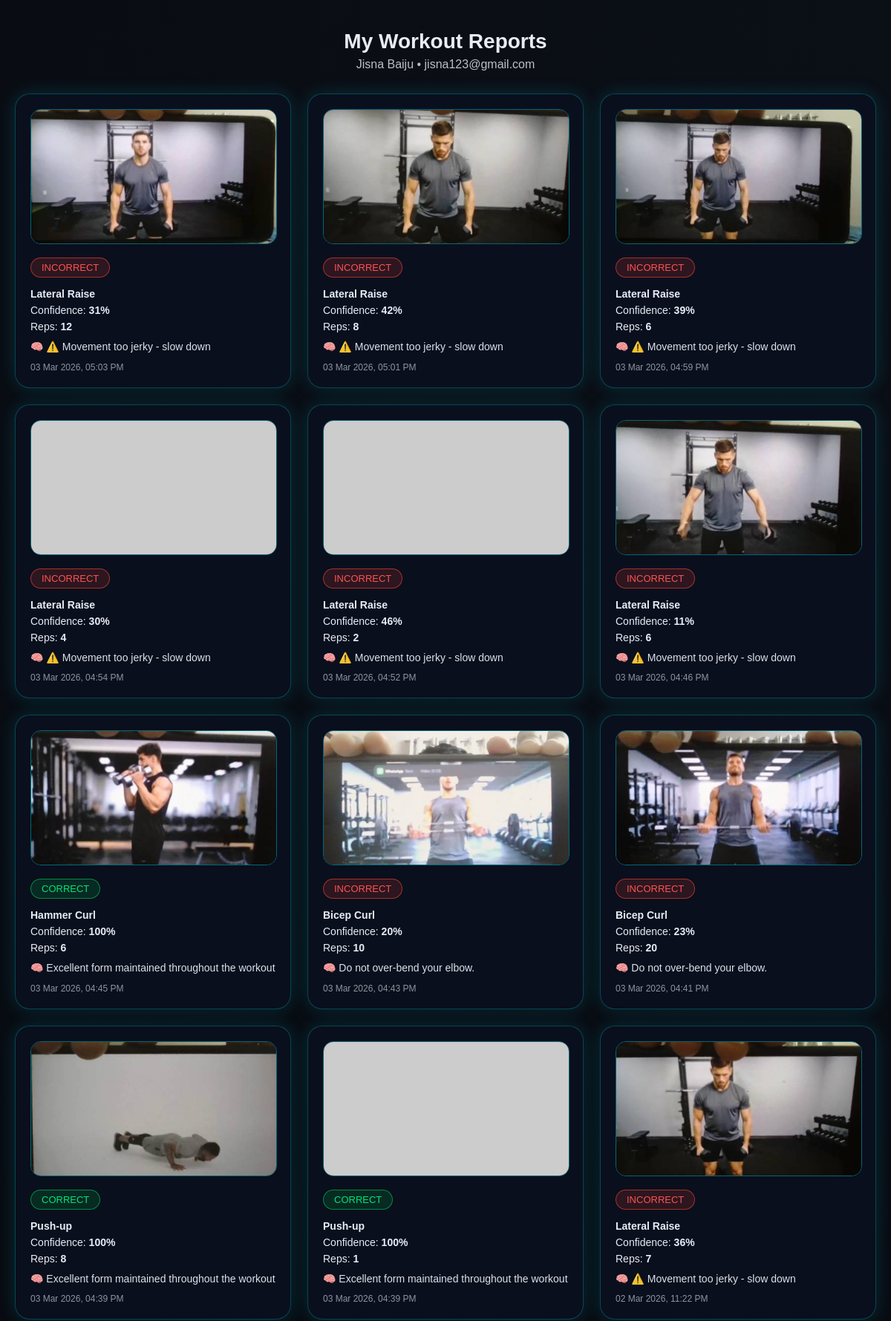
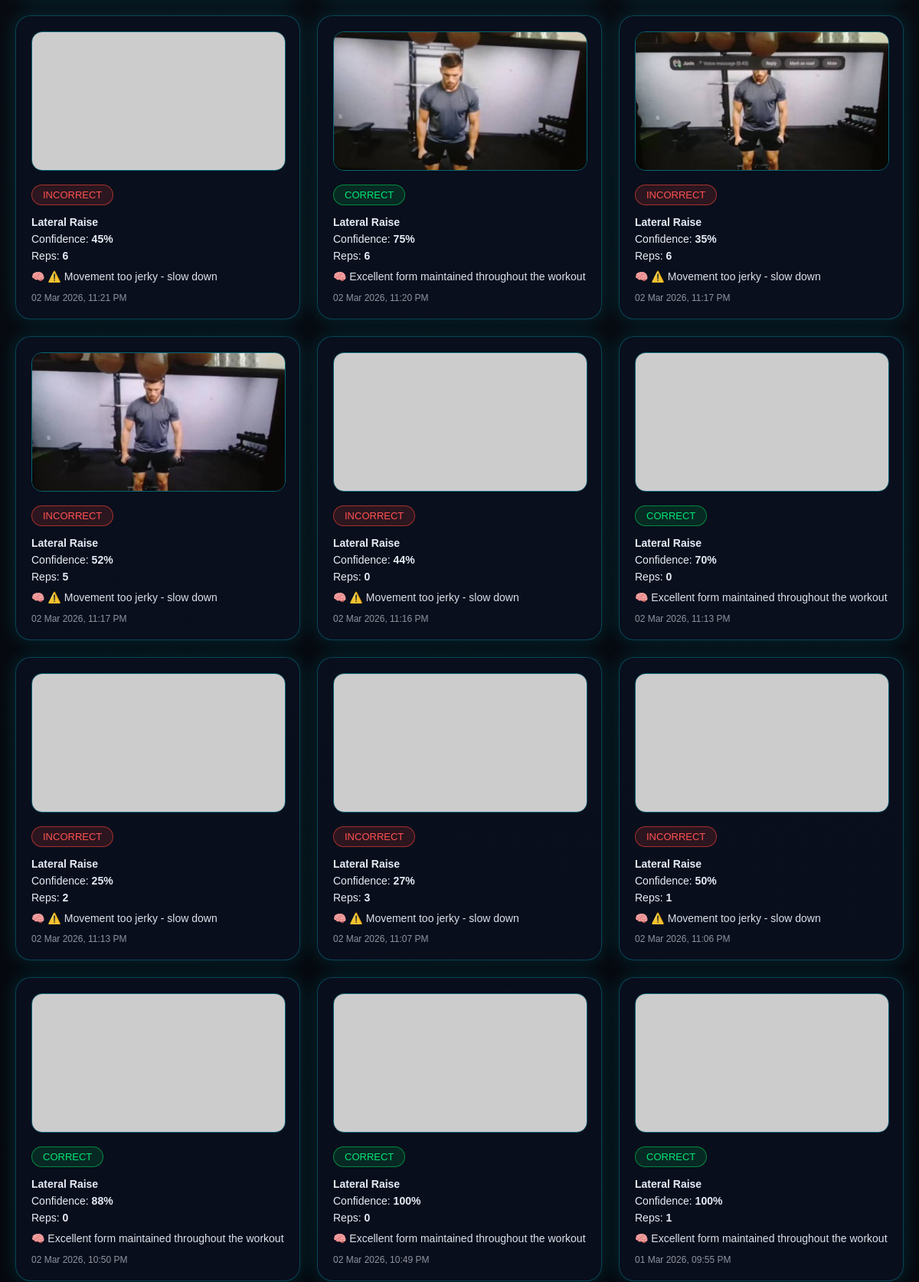
The app's page /workout_report_list/ (signed in, upper part) with its own data (2 pictures, top to bottom).
### aifitnesscoach_app/models.py (models this page shows, shortened)
class Register(models.Model):
    name=models.CharField(max_length=100,null=True,blank=True)
    email=models.EmailField(null=True,blank=True,unique=True)
    age=models.IntegerField(null=True,blank=True)
    gender=models.CharField(max_length=10,null=True,blank=True)
    height=models.IntegerField(null=True,blank=True)
    weight=models.IntegerField(null=True,blank=True)
    image=models.FileField(upload_to="profile_image/",null=True,blank=True)
    password=models.CharField(max_length=30,null=True,blank=True)
    FITNESS_CHOICES=[
        ('musclebuilding','musclebuilding'),
        ('weightloss','weightloss'),
        ('weightgain','weightgain'),
        ('bodybuilding','bodybuilding'),
        ('fitness','fitness'),
    ]
    fitnessgoal=models.CharField(max_length=30,null=True,blank=True,choices=FITNESS_CHOICES)
    loggedin_at=models.DateTimeField(auto_now_add=True,null=True)
    subscription_plan = models.ForeignKey(
        Subscriptionplan,
        on_delete=models.SET_NULL,
        null=True,
        blank=True
    )

class WorkoutAnalysis(models.Model):
    POSTURE_STATUS = [
        ("CORRECT", "Correct"),
        ("INCORRECT", "Incorrect"),
    ]
    user = models.ForeignKey(
        Register,
        on_delete=models.CASCADE,
        related_name="workout_analyses",
        null=True,
        blank=True
    )
    image = models.ImageField(upload_to="workouts/", null=True, blank=True)
    workout_name = models.CharField(
        max_length=100,
        null=True,
        blank=True
    )
    posture_status = models.CharField(
        max_length=10,
        choices=POSTURE_STATUS,
        null=True,
        blank=True
    )
    confidence_score = models.IntegerField(
        null=True,
        blank=True
    )
    ai_feedback = models.TextField(
        null=True,
        blank=True
    )
    rep_count = models.IntegerField(default=0)
    duration_seconds = models.IntegerField(
        null=True,
        blank=True
    )
    analyzed_at = models.DateTimeField(auto_now_add=True)
    class Meta:
        ordering = ["-analyzed_at"]

### aifitnesscoach_app/views.py (the view)
# urls.py: path("workout_report_list/", views.workout_report_list, name="workout_report_list"),
def workout_report_list(request):
    if 'email' not in request.session:
        return redirect('login')  # change if your login url name is different
    email = request.session['email']
    try:
        user = Register.objects.get(email=email)
    except Register.DoesNotExist:
        return redirect('login')
    reports = WorkoutAnalysis.objects.filter(user=user).order_by('-analyzed_at')
    return render(
        request,
        "workout_report_list.html",
        {
            "user": user,
            "reports": reports
        }
    )

### aifitnesscoach_app/templates/workout_report_list.html (shortened to what this page needs)
<!DOCTYPE html>
<html lang="en">
<head>
</head>
<body>
<div class="header">
    <h2>My Workout Reports</h2>
    <p>{{ user.name }} • {{ user.email }}</p>
</div>
{% if reports %}
<div class="grid">
{% for r in reports %}
<div class="card">
    {% if r.image %}
        <img src="{{ r.image.url }}" alt="Workout Image">
    {% else %}
        <img src="https://via.placeholder.com/400x250?text=Workout+Snapshot" alt="No Image">
    {% endif %}
    <span class="badge {{ r.posture_status }}">
        {{ r.posture_status|default:"UNKNOWN" }}
    </span>
    <div class="meta">
        <strong>{{ r.workout_name|default:"Workout Session" }}</strong>
    </div>
    <div class="meta">
        Confidence: <strong>{{ r.confidence_score|default:0 }}%</strong>
    </div>
    {% if r.duration_seconds %}
        <div class="meta">
            Duration: <strong>{{ r.duration_seconds }} seconds</strong>
        </div>
    {% else %}
        <div class="meta">
            Reps: <strong>{{ r.rep_count }}</strong>
        </div>
    {% endif %}
    <div class="feedback">
        🧠 {{ r.ai_feedback|default:"No posture feedback recorded." }}
    </div>
    <div class="date">
        {{ r.analyzed_at|date:"d M Y, h:i A" }}
    </div>
</div>
{% endfor %}
</div>
{% else %}
<div class="empty">
    <h3>No workout reports yet</h3>
    <p>Start a workout scan to see your history here.</p>
</div>
{% endif %}
</body>
</html>

### aifitnesscoach_app/templates/workout_report_list.html (style rules this page uses)
body { margin:0; padding:40px 20px; background:radial-gradient(circle at top right,#0b0f16,#020409 70%); font-family:Poppins,sans-serif; color:#e8ecf7; }
.header { text-align:center; margin-bottom:30px; }
.header h2 { margin:0; font-size:28px; }
.header p { opacity:.8; margin-top:6px; }
.grid { display:grid; grid-template-columns:repeat(auto-fit,minmax(280px,1fr)); gap:22px; max-width:1200px; margin:auto; }
.card { background:rgba(10,16,30,.9); border-radius:20px; padding:20px; border:1px solid rgba(0,229,255,.25); box-shadow:0 0 24px rgba(0,229,255,.15); transition:.25s; }
.card img { width:100%; height:180px; object-fit:cover; border-radius:14px; margin-bottom:14px; border:1px solid rgba(0,229,255,.4); }
.badge { display:inline-block; padding:5px 14px; border-radius:20px; font-size:13px; margin-bottom:8px; }
.CORRECT { background:rgba(0,200,83,.15); color:#00e676; border:1px solid rgba(0,200,83,.6); }
.INCORRECT { background:rgba(244,67,54,.15); color:#ff5252; border:1px solid rgba(244,67,54,.6); }
.meta { font-size:14px; margin:6px 0; }
.meta strong { font-weight:600; }
.feedback { margin-top:10px; font-size:14px; opacity:.95; line-height:1.4; }
.date { margin-top:10px; font-size:12px; opacity:.6; }

### records on screen
Register: name "Jisna Baiju", email "jisna123@gmail.com"
WorkoutAnalysis: image (picture), posture_status "INCORRECT", workout_name "Lateral Raise", confidence_score "31", rep_count "12", ai_feedback "⚠️ Movement too jerky - slow down", analyzed_at "03 Mar 2026, 05:03 PM"
WorkoutAnalysis: image (picture), posture_status "INCORRECT", workout_name "Lateral Raise", confidence_score "42", rep_count "8", ai_feedback "⚠️ Movement too jerky - slow down", analyzed_at "03 Mar 2026, 05:01 PM"
WorkoutAnalysis: image (picture), posture_status "INCORRECT", workout_name "Lateral Raise", confidence_score "39", rep_count "6", ai_feedback "⚠️ Movement too jerky - slow down", analyzed_at "03 Mar 2026, 04:59 PM"
WorkoutAnalysis: posture_status "INCORRECT", workout_name "Lateral Raise", confidence_score "30", rep_count "4", ai_feedback "⚠️ Movement too jerky - slow down", analyzed_at "03 Mar 2026, 04:54 PM"
WorkoutAnalysis: posture_status "INCORRECT", workout_name "Lateral Raise", confidence_score "46", rep_count "2", ai_feedback "⚠️ Movement too jerky - slow down", analyzed_at "03 Mar 2026, 04:52 PM"
WorkoutAnalysis: image (picture), posture_status "INCORRECT", workout_name "Lateral Raise", confidence_score "11", rep_count "6", ai_feedback "⚠️ Movement too jerky - slow down", analyzed_at "03 Mar 2026, 04:46 PM"
WorkoutAnalysis: image (picture), posture_status "CORRECT", workout_name "Hammer Curl", confidence_score "100", rep_count "6", ai_feedback "Excellent form maintained throughout the workout", analyzed_at "03 Mar 2026, 04:45 PM"
WorkoutAnalysis: image (picture), posture_status "INCORRECT", workout_name "Bicep Curl", confidence_score "20", rep_count "10", ai_feedback "Do not over-bend your elbow.", analyzed_at "03 Mar 2026, 04:43 PM"
WorkoutAnalysis: image (picture), posture_status "INCORRECT", workout_name "Bicep Curl", confidence_score "23", rep_count "20", ai_feedback "Do not over-bend your elbow.", analyzed_at "03 Mar 2026, 04:41 PM"
WorkoutAnalysis: image (picture), posture_status "CORRECT", workout_name "Push-up", confidence_score "100", rep_count "8", ai_feedback "Excellent form maintained throughout the workout", analyzed_at "03 Mar 2026, 04:39 PM"
WorkoutAnalysis: posture_status "CORRECT", workout_name "Push-up", confidence_score "100", rep_count "1", ai_feedback "Excellent form maintained throughout the workout", analyzed_at "03 Mar 2026, 04:39 PM"
WorkoutAnalysis: image (picture), posture_status "INCORRECT", workout_name "Lateral Raise", confidence_score "36", rep_count "7", ai_feedback "⚠️ Movement too jerky - slow down", analyzed_at "02 Mar 2026, 11:22 PM"
WorkoutAnalysis: posture_status "INCORRECT", workout_name "Lateral Raise", confidence_score "45", rep_count "6", ai_feedback "⚠️ Movement too jerky - slow down", analyzed_at "02 Mar 2026, 11:21 PM"
WorkoutAnalysis: image (picture), posture_status "CORRECT", workout_name "Lateral Raise", confidence_score "75", rep_count "6", ai_feedback "Excellent form maintained throughout the workout", analyzed_at "02 Mar 2026, 11:20 PM"
WorkoutAnalysis: image (picture), posture_status "INCORRECT", workout_name "Lateral Raise", confidence_score "35", rep_count "6", ai_feedback "⚠️ Movement too jerky - slow down", analyzed_at "02 Mar 2026, 11:17 PM"
WorkoutAnalysis: image (picture), posture_status "INCORRECT", workout_name "Lateral Raise", confidence_score "52", rep_count "5", ai_feedback "⚠️ Movement too jerky - slow down", analyzed_at "02 Mar 2026, 11:17 PM"
WorkoutAnalysis: posture_status "INCORRECT", workout_name "Lateral Raise", confidence_score "44", rep_count "0", ai_feedback "⚠️ Movement too jerky - slow down", analyzed_at "02 Mar 2026, 11:16 PM"
WorkoutAnalysis: posture_status "CORRECT", workout_name "Lateral Raise", confidence_score "70", rep_count "0", ai_feedback "Excellent form maintained throughout the workout", analyzed_at "02 Mar 2026, 11:13 PM"
WorkoutAnalysis: posture_status "INCORRECT", workout_name "Lateral Raise", confidence_score "25", rep_count "2", ai_feedback "⚠️ Movement too jerky - slow down", analyzed_at "02 Mar 2026, 11:13 PM"
WorkoutAnalysis: posture_status "INCORRECT", workout_name "Lateral Raise", confidence_score "27", rep_count "3", ai_feedback "⚠️ Movement too jerky - slow down", analyzed_at "02 Mar 2026, 11:07 PM"
WorkoutAnalysis: posture_status "INCORRECT", workout_name "Lateral Raise", confidence_score "50", rep_count "1", ai_feedback "⚠️ Movement too jerky - slow down", analyzed_at "02 Mar 2026, 11:06 PM"
WorkoutAnalysis: posture_status "CORRECT", workout_name "Lateral Raise", confidence_score "88", rep_count "0", ai_feedback "Excellent form maintained throughout the workout", analyzed_at "02 Mar 2026, 10:50 PM"
WorkoutAnalysis: posture_status "CORRECT", workout_name "Lateral Raise", confidence_score "100", rep_count "0", ai_feedback "Excellent form maintained throughout the workout", analyzed_at "02 Mar 2026, 10:49 PM"
WorkoutAnalysis: posture_status "CORRECT", workout_name "Lateral Raise", confidence_score "100", rep_count "1", ai_feedback "Excellent form maintained throughout the workout", analyzed_at "01 Mar 2026, 09:55 PM"
